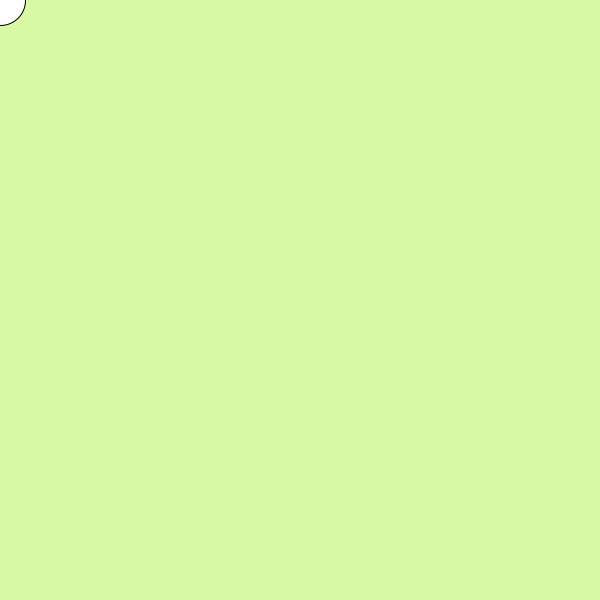
Frame 1 (no input)
Frame 60 (the mouse pressed at the canvas centre just before this capture): identical to frame 1, image omitted
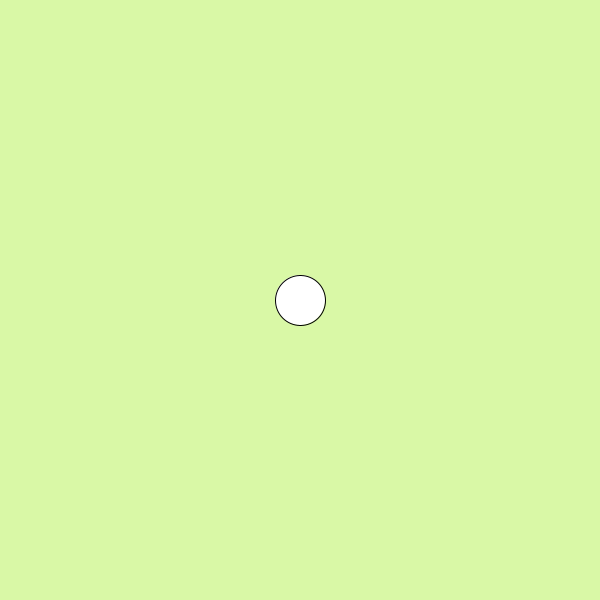
Frame 120 (the mouse held since frame 60 and released just before this capture)

The Processing sketch that drew these frames (run headless with seeded random() and noise(); from frame 60 on, the mouse is pressed at the canvas centre):

// Processing sketch: sketch_200414b
// ── sketch_200414b.pde

  void setup(){
    
    //Li donem unes mides a la finestra.
    size(600,600);
    
    //Canviem el color del fons de la finestra.
    background (217, 248, 166);  
    }
  
  void draw(){
      
  background(217, 248, 166);
  
  //Li donem una posició i unes mides al ellipse.
  ellipse(mouseX, mouseY, 50, 50);
 
  
  
   
  }
